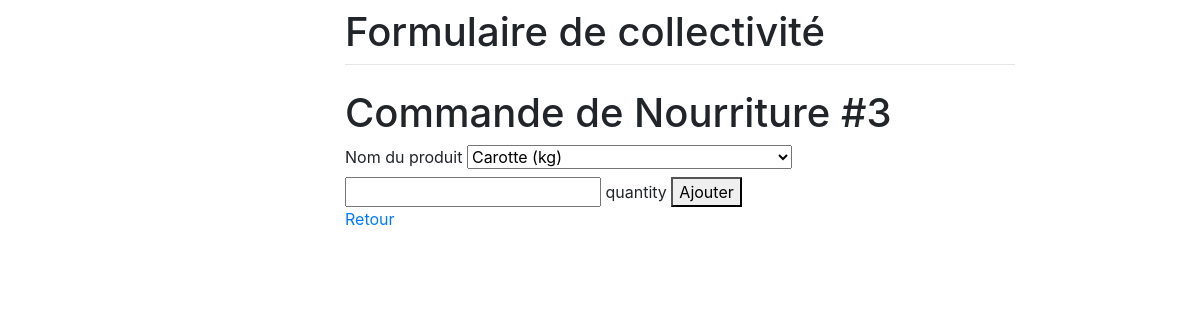
Before: /3/3 with the older database file.
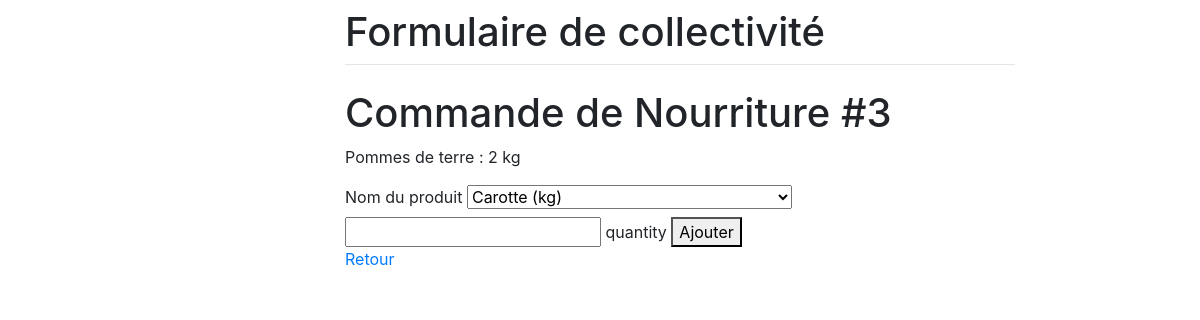
After: the same page with the newer database file.
### forms/models.py (models this page shows, shortened)
class Item(models.Model):
    product = models.ForeignKey(Product, related_name='product',on_delete=models.CASCADE)
    quantity = models.PositiveIntegerField(null=False, default=2)

class Product(models.Model):
    name = models.CharField(max_length=200)
    unit = models.CharField(max_length=200)
    type = models.CharField(max_length=200,default="Nourriture", choices=type_choices)

### forms/views.py (the view, shortened to what this page needs)
# urls.py: path("<int:id>/<int:idc>", views.index, name="index"),
def index(response, id, idc):
    d = Demande.objects.get(id=idc)
    c = Compte.objects.get(id=id)
    allproducts = Product.objects.all()
    return render(response, "forms/list.html", locals())

### forms/templates/forms/list.html (shortened to what this page needs)
{% extends "forms/base.html" %}
{% load crispy_forms_tags %}
						{% block content %}
						<h1>Commande de {{d.type}} #{{d.id}}</h1>
						<form method="post" action="#">
							{% for item in d.items.all %}
							<p>{{item.product.name}} : {{item.quantity}} {{item.product.unit}}</p>
							{% endfor %}
							<label>Nom du produit</label>
							<select name="name">
								{% for produit in allproducts %}
								<option value="{{produit.name}}">{{produit.name}} ({{produit.unit}})</option>
								{% endfor %}
							</select>
							<input name="quantity"> quantity </input>
							<button type="submit" , name="newProduct" , value="newProduct">
								Ajouter
							</button>
							<p><a href="/{{id}}/demandes"> Retour </p>
						</form>
						{% endblock %}

Changed rows visible on the page:
added Item: product.name "Pommes de terre", quantity "2", product.unit "kg"
